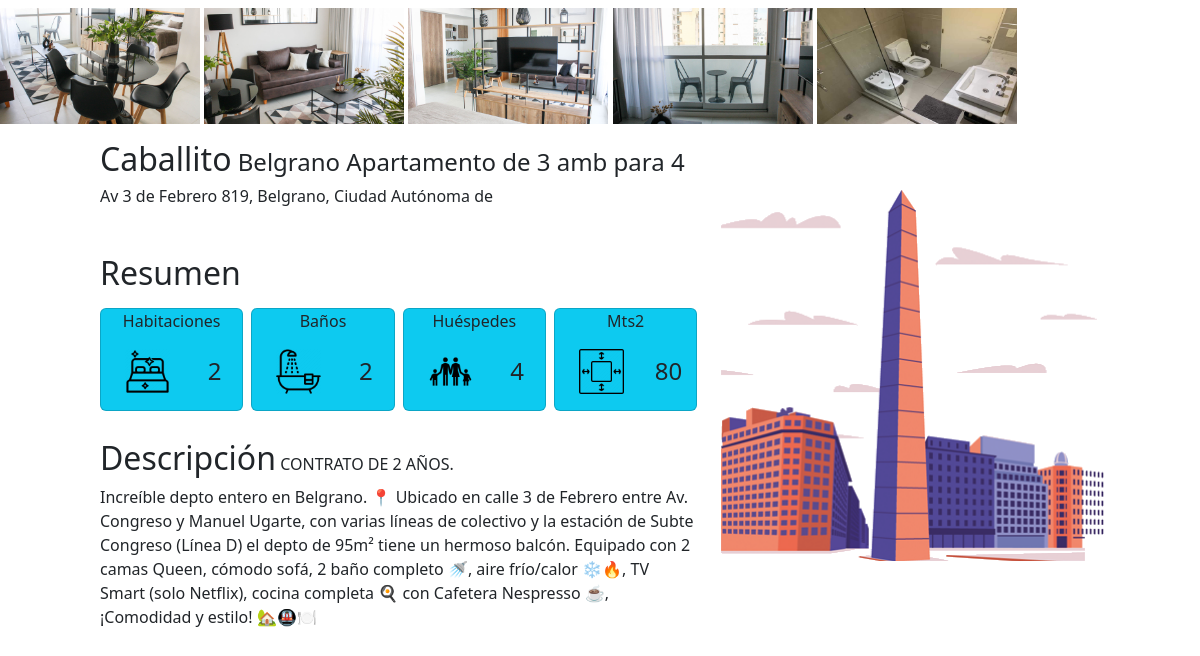
Page /departamento/4 on the earlier database version.
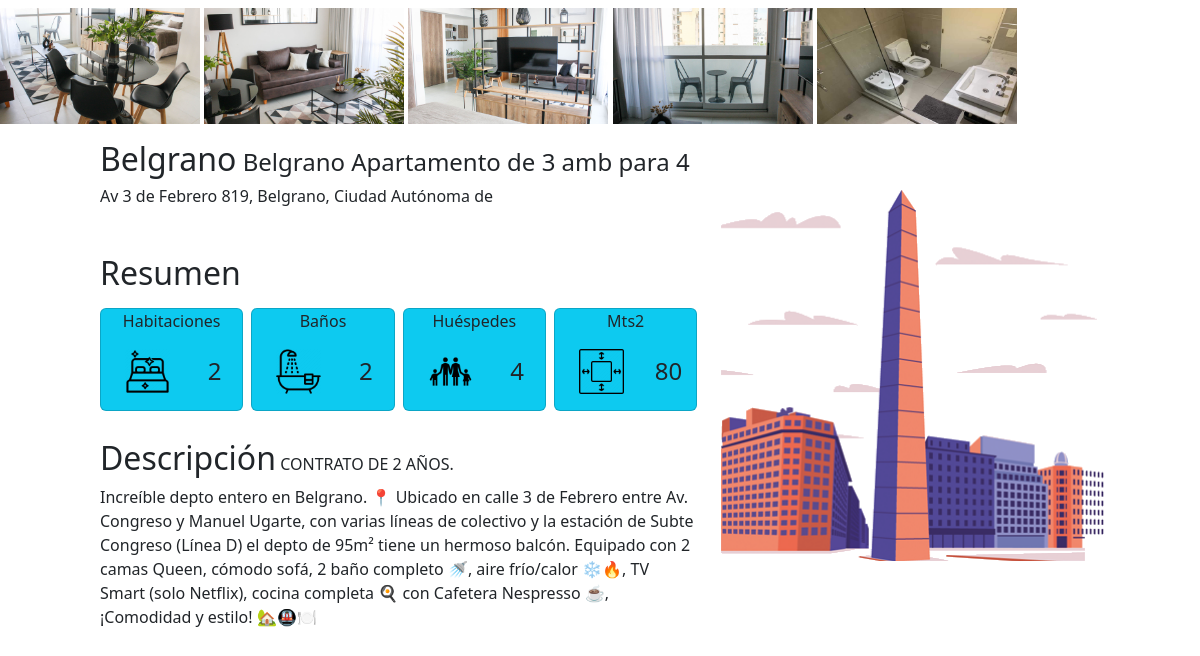
Same page on the later database version.
### departamentos/models.py (models this page shows, shortened)
class Departamento(models.Model):
    titulo1       = models.CharField(max_length=50)
    titulo2       = models.CharField(max_length=50)
    direccion     = models.CharField(max_length=50)
    descripcion1  = models.TextField(null=True)
    descripcion2  = models.TextField(null=True)
    precio        = models.IntegerField()
    habitaciones  = models.IntegerField()
    banios        = models.IntegerField()
    huespedes     = models.IntegerField()
    area          = models.IntegerField()
    clave         = models.CharField(max_length=20, null=True)
    barrio        = models.ForeignKey(Barrio, on_delete=models.PROTECT)
    moneda        = models.ForeignKey(Moneda, on_delete=models.PROTECT, null=True )

class Barrio(models.Model):
    nombre = models.CharField(max_length=30)
    def __str__(self):
        return self.nombre

### departamentos/views.py (the view)
# urls.py: path("departamento/<pk>", views.DepartamentoDetailView.as_view(), name="Departamento"),
class DepartamentoDetailView(DetailView):
    model = Departamento
    template_name = 'departamentos/departamento.html'

### departamentos/templates/departamentos/departamento.html (shortened to what this page needs)
{% extends 'base/base.html' %}
{% load static %}
{% block contenido %}
<div class="contenedor-departamentos">
    <div class="">
        {% for i in object.imagenes.all %}
            <img src="{{ i.imagen.url }}" alt="" width="200">
        {% endfor %}
    </div>
</div>
<div class="container col-10 mt-3">
    <div class="row">
        <div class="col-lg-7">
            <div>
                <h2>{{ object.barrio }}<span class="h4 fw-lighter"> {{object.titulo2}}</span></h2>
                <p class="h6 fw-lighter mb-5">{{ object.direccion }}</p>
            </div>
            <div class="row gx-2 mt-4">
                <h2 class='mb-3'>Resumen</h2>
                <div class="col-sm pb-1">
                    <div class="card bg-info">
                        <p class="fw-lighter text-center">Habitaciones</p>
                        <div class="row">
                            <div class="col-5">
                                <img class="float-end pb-3" src="{% static 'departamentos/img/iconos/dormitorio.png'%}" alt="" width="45px">
                            </div>
                            <div class="col-3">
                                <p class="h4 text-center mt-2">{{ object.habitaciones }}</p>
                            </div>
                        </div>
                    </div>
                </div>
                <div class="col-sm pb-1">
                    <div class="card bg-info">
                        <p class="fw-lighter text-center">Baños</p>
                        <div class="row">
                            <div class="col-5">
                                <img class="float-end pb-3" src="{% static 'departamentos/img/iconos/banio.png'%}" alt="" width="45px">
                            </div>
                            <div class="col-3">
                                <p class="h4 text-center mt-2">{{ object.banios }}</p>
                            </div>
                        </div>
                    </div>
                </div>
                <div class="col-sm pb-1">
                    <div class="card bg-info">
                        <p class="fw-lighter text-center">Huéspedes</p>
                        <div class="row">
                            <div class="col-5">
                                <img class="float-end pb-3" src="{% static 'departamentos/img/iconos/personas.webp'%}" alt="" width="45px">
                            </div>
                            <div class="col-3">
                                <p class="h4 text-center mt-2">{{ object.huespedes }}</p>
                            </div>
                        </div>
                    </div>
                </div>
                <div class="col-sm pb-1">
                    <div class="card bg-info">
                        <p class="fw-lighter text-center">Mts2</p>
                        <div class="row">
                            <div class="col-5">
                                <img class="float-end pb-3" src="{% static 'departamentos/img/iconos/mts2.webp'%}" alt="" width="45px">
                            </div>
                            <div class="col-3">
                                <p class="h4 text-center mt-2 px-0">{{ object.area }}</p>
                            </div>
                        </div>
                    </div>
                </div>
            </div>
            <div class="pt-4">
                <h2>Descripción<span class="h6 fw-lighter"> CONTRATO DE 2 AÑOS.</span></h2>
                <p>{{ object.descripcion2 }}</p>
            </div>
        </div>
        <div class="col-lg-4">
            <div>
                <img class="mx-auto d-block pt-5" src="{% static 'departamentos/img/iconos/obelisco.png'%}" alt="instagram" width="400px">
            </div>
        </div>
    </div>
</div>
{%endblock%}

Differences in the rows shown:
changed Departamento "Belgrano Apartamento de 3 amb para 4": barrio "Caballito" → "Belgrano"
